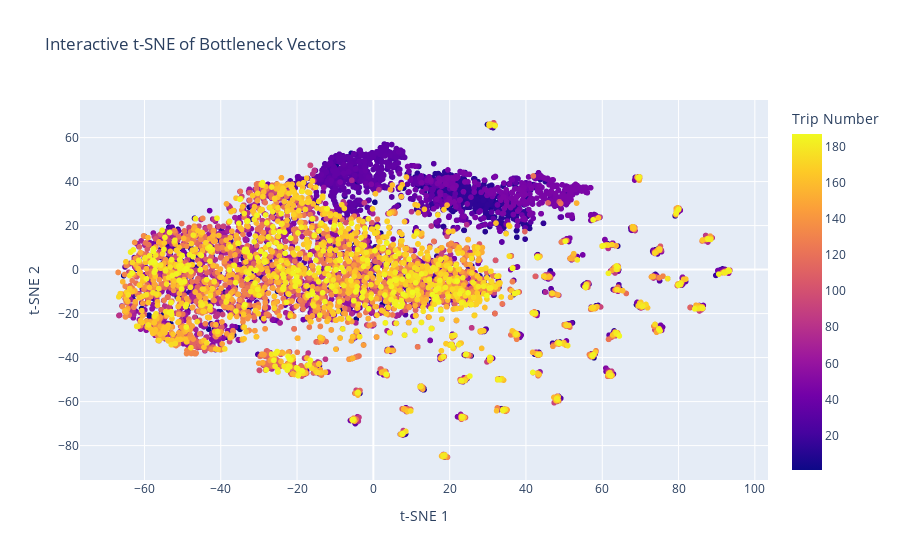

Notebook source saved alongside this figure:
### Code cell
import plotly.express as px
import plotly.graph_objects as go

# Create interactive plot with Plotly
fig = px.scatter(
    x=X_tsne[:, 0], 
    y=X_tsne[:, 1], 
    color=trip_numbers,
    hover_data={'Trip': trip_numbers},
    labels={'x': 't-SNE 1', 'y': 't-SNE 2', 'color': 'Trip Number'},
    title='Interactive t-SNE of Bottleneck Vectors'
)

fig.show()

### Figure 1 — Plotly figure (JSON) as saved in the notebook; plotly's stock layout.template omitted (floating-point values rounded to 4 significant figures; data arrays with more than 128 entries replaced by an {"elided": "..."} marker saying what was removed)
{"data": [{"customdata": {"elided": "7818x1 int values"}, "hovertemplate": "t-SNE 1=%{x}<br>t-SNE 2=%{y}<br>Trip=%{customdata[0]}<br>Trip Number=%{marker.color}<extra></extra>", "legendgroup": "", "marker": {"color": {"elided": "7818 int values"}, "coloraxis": "coloraxis", "symbol": "circle"}, "mode": "markers", "name": "", "showlegend": false, "type": "scattergl", "x": {"elided": "7818 float values"}, "xaxis": "x", "y": {"elided": "7818 float values"}, "yaxis": "y"}], "layout": {"coloraxis": {"colorbar": {"title": {"text": "Trip Number"}}, "colorscale": [[0, "#0d0887"], [0.1111, "#46039f"], [0.2222, "#7201a8"], [0.3333, "#9c179e"], [0.4444, "#bd3786"], [0.5556, "#d8576b"], [0.6667, "#ed7953"], [0.7778, "#fb9f3a"], [0.8889, "#fdca26"], [1, "#f0f921"]]}, "legend": {"tracegroupgap": 0}, "title": {"text": "Interactive t-SNE of Bottleneck Vectors"}, "xaxis": {"anchor": "y", "domain": [0, 1], "title": {"text": "t-SNE 1"}}, "yaxis": {"anchor": "x", "domain": [0, 1], "title": {"text": "t-SNE 2"}}}}
